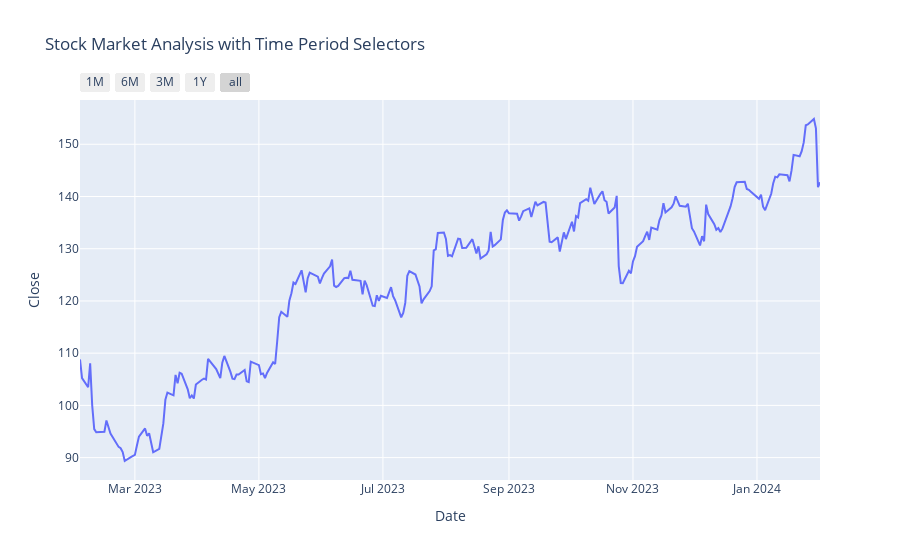

Write notebook code for a chart like this one.
### Markdown cell above
## `Time Period Selectors`

An interactive feature that can be added for stock market analysis is time period selectors. Time period selectors are like buttons that show the graph of a specific time period. For example, a year, three months, six months, etc.

### Code cell
time_p = px.line(data, x = 'Date', y = 'Close', 
                 title = 'Stock Market Analysis with Time Period Selectors')

# Creating the buttons
time_p.update_xaxes(
    rangeselector = dict(
        buttons = list([
            dict(count=1, label="1M", step="month", stepmode="backward"),
            dict(count=6, label="6M", step="month", stepmode="backward"),
            dict(count=3, label="3M", step="month", stepmode="backward"),
            dict(count=1, label="1Y", step="year", stepmode="backward"),
            dict(step="all")
        ])
    )
)

### Figure 1 — Plotly figure (JSON) as saved in the notebook; plotly's stock layout.template omitted (floating-point values rounded to 4 significant figures; data arrays with more than 128 entries replaced by an {"elided": "..."} marker saying what was removed)
{"data": [{"hovertemplate": "Date=%{x}<br>Close=%{y}<extra></extra>", "legendgroup": "", "line": {"color": "#636efa", "dash": "solid"}, "marker": {"symbol": "circle"}, "mode": "lines", "name": "", "orientation": "v", "showlegend": false, "type": "scatter", "x": {"elided": "251 str values"}, "xaxis": "x", "y": {"elided": "251 float values"}, "yaxis": "y"}], "layout": {"legend": {"tracegroupgap": 0}, "title": {"text": "Stock Market Analysis with Time Period Selectors"}, "xaxis": {"anchor": "y", "domain": [0, 1], "rangeselector": {"buttons": [{"count": 1, "label": "1M", "step": "month", "stepmode": "backward"}, {"count": 6, "label": "6M", "step": "month", "stepmode": "backward"}, {"count": 3, "label": "3M", "step": "month", "stepmode": "backward"}, {"count": 1, "label": "1Y", "step": "year", "stepmode": "backward"}, {"step": "all"}]}, "title": {"text": "Date"}}, "yaxis": {"anchor": "x", "domain": [0, 1], "title": {"text": "Close"}}}}
